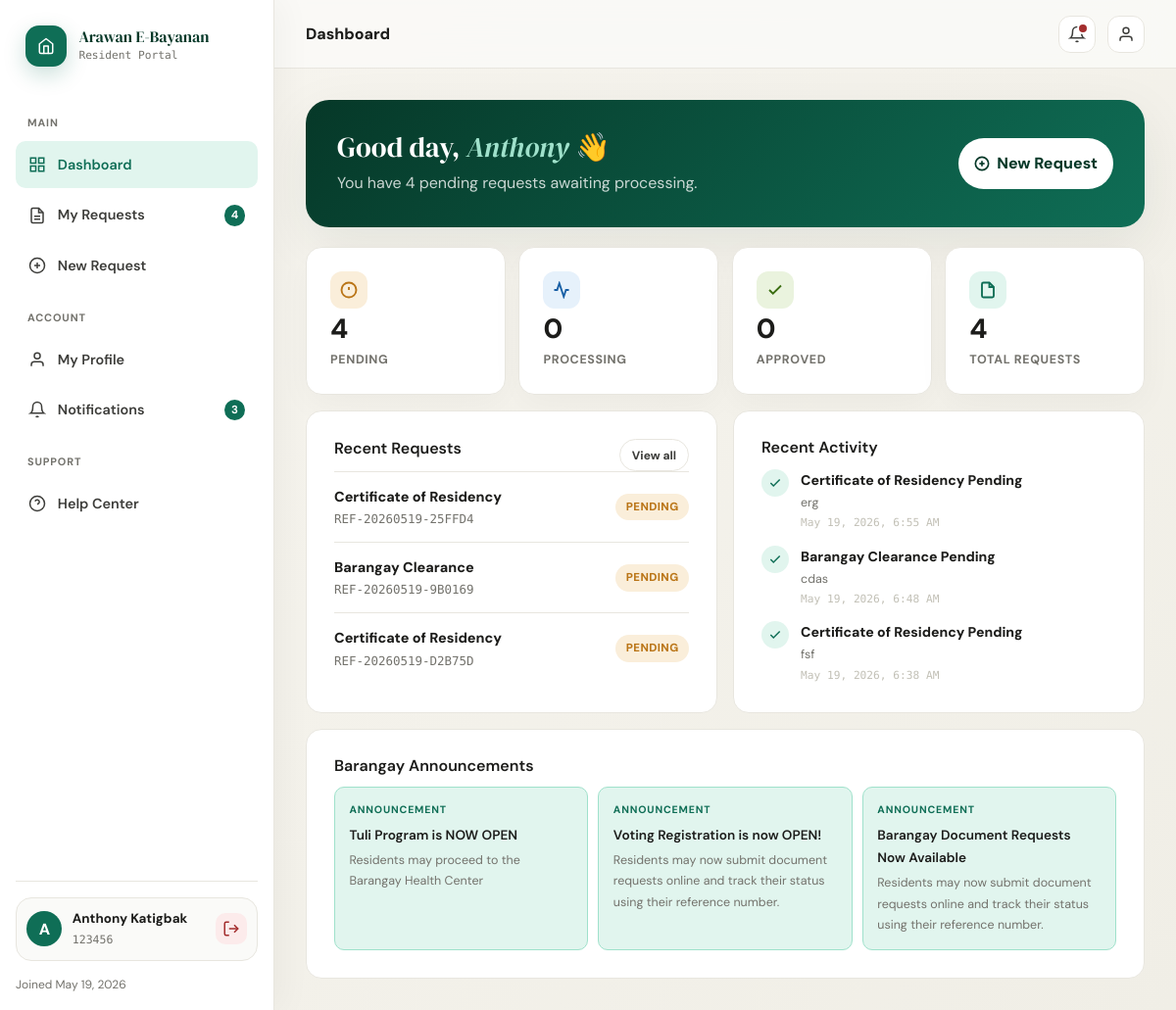
The app's page /dashboard.php (signed in) with its own data.
### tables this page shows
CREATE TABLE `notifications` (
  `id` int(11) NOT NULL,
  `user_id` int(11) NOT NULL,
  `message` text NOT NULL,
  `is_read` tinyint(1) DEFAULT 0,
  `created_at` timestamp NOT NULL DEFAULT current_timestamp()
);

CREATE TABLE `users` (
  `id` int(11) NOT NULL,
  `fullname` varchar(100) NOT NULL,
  `email` varchar(100) NOT NULL,
  `password` varchar(255) NOT NULL,
  `role` enum('resident','admin') DEFAULT 'resident',
  `created_at` timestamp NOT NULL DEFAULT current_timestamp(),
  `first_name` varchar(100) NOT NULL DEFAULT '',
  `middle_name` varchar(100) DEFAULT NULL,
  `last_name` varchar(100) NOT NULL DEFAULT '',
  `id_number` varchar(100) NOT NULL DEFAULT '',
  `approval_status` enum('Pending','Approved','Rejected') DEFAULT 'Pending'
);

CREATE TABLE `requests` (
  `id` int(11) NOT NULL,
  `user_id` int(11) NOT NULL,
  `request_type` varchar(100) NOT NULL,
  `purpose` varchar(255) DEFAULT NULL,
  `reference_number` varchar(50) NOT NULL,
  `status` enum('Pending','Processing','Approved','Rejected') DEFAULT 'Pending',
  `remarks` text DEFAULT NULL,
  `created_at` timestamp NOT NULL DEFAULT current_timestamp(),
  `updated_at` timestamp NOT NULL DEFAULT current_timestamp() ON UPDATE current_timestamp()
);

CREATE TABLE `announcements` (
  `id` int(11) NOT NULL,
  `title` varchar(255) NOT NULL,
  `content` text NOT NULL,
  `created_at` timestamp NOT NULL DEFAULT current_timestamp(),
  `category` enum('Notice','Advisory','Program','Health') NOT NULL DEFAULT 'Notice'
);

### dashboard.php (the view, shortened to what this page needs)
<?php
include 'db.php';
$user_id = $_SESSION['user_id'];
$fullname = $_SESSION['fullname'];
$first_name = explode(' ', trim($fullname))[0] ?: $fullname;
$userStmt = mysqli_prepare($conn, "SELECT id_number, created_at FROM users WHERE id = ? LIMIT 1");
mysqli_stmt_bind_param($userStmt, "i", $user_id);
mysqli_stmt_execute($userStmt);
$userResult = mysqli_stmt_get_result($userStmt);
$userInfo = mysqli_fetch_assoc($userResult) ?: [];
$resident_id = $userInfo['id_number'] ?? 'USR-' . str_pad($user_id, 4, '0', STR_PAD_LEFT);
$joined_at = isset($userInfo['created_at']) ? date('M j, Y', strtotime($userInfo['created_at'])) : '';
$stmt = mysqli_prepare($conn, "SELECT * FROM requests WHERE user_id = ? ORDER BY created_at DESC");
mysqli_stmt_bind_param($stmt, "i", $user_id);
mysqli_stmt_execute($stmt);
$result = mysqli_stmt_get_result($stmt);
$requests = [];
$stats = ['Pending' => 0, 'Processing' => 0, 'Approved' => 0, 'Rejected' => 0];
while ($row = mysqli_fetch_assoc($result)) {
    $requests[] = $row;
    if (isset($stats[$row['status']])) {
        $stats[$row['status']]++;
    }
}
$total_requests = count($requests);
$recent_requests = array_slice($requests, 0, 3);
$announcements = [];
$annQuery = mysqli_query($conn, "SELECT * FROM announcements ORDER BY created_at DESC LIMIT 3");
if ($annQuery) {
    while ($item = mysqli_fetch_assoc($annQuery)) {
        $announcements[] = $item;
    }
}
$notifications = [];
$notifStmt = mysqli_prepare($conn, 'SELECT id, message, is_read, created_at FROM notifications WHERE user_id = ? ORDER BY created_at DESC LIMIT 10');
mysqli_stmt_bind_param($notifStmt, 'i', $user_id);
mysqli_stmt_execute($notifStmt);
$notifResult = mysqli_stmt_get_result($notifStmt);
if ($notifResult) {
    while ($item = mysqli_fetch_assoc($notifResult)) {
        $notifications[] = $item;
    }
}
$unread_count = 0;
foreach ($notifications as $item) {
    if (!$item['is_read']) {
        $unread_count++;
    }
}
?>
<!DOCTYPE html>
<html lang="en">
<head>
<link rel="stylesheet" href="style.css">
</head>
<body>
<div class="app">
  <aside class="sidebar" id="sidebar">
  <a class="sidebar-brand" href="index.php">
  <div class="sidebar-logo">
    <svg viewBox="0 0 24 24" stroke-width="2" stroke-linecap="round" stroke-linejoin="round">
      <path d="M3 9l9-7 9 7v11a2 2 0 01-2 2H5a2 2 0 01-2-2z"/>
      <polyline points="9 22 9 12 15 12 15 22"/>
    </svg>
  </div>
  <div>
    <div class="sidebar-brand-name">Arawan E-Bayanan</div>
    <div class="sidebar-brand-sub">Resident Portal</div>
  </div>
</a>
    <nav class="sidebar-nav">
      <div class="sidebar-section-label">Main</div>
      <div class="sidebar-link active" id="lnk-dashboard" onclick="switchView('dashboard', this)">
        <svg viewBox="0 0 24 24"><rect x="3" y="3" width="7" height="7"/><rect x="14" y="3" width="7" height="7"/><rect x="3" y="14" width="7" height="7"/><rect x="14" y="14" width="7" height="7"/></svg>
        Dashboard
      </div>
      <div class="sidebar-link" id="lnk-requests" onclick="switchView('requests', this)">
        <svg viewBox="0 0 24 24"><path d="M14 2H6a2 2 0 00-2 2v16a2 2 0 002 2h12a2 2 0 002-2V8z"/><polyline points="14 2 14 8 20 8"/><line x1="16" y1="13" x2="8" y2="13"/><line x1="16" y1="17" x2="8" y2="17"/></svg>
        My Requests
        <span class="sidebar-badge"><?php echo $stats['Pending']; ?></span>
      </div>
      <div class="sidebar-link" id="lnk-new-request" onclick="switchView('new-request', this)">
        <svg viewBox="0 0 24 24"><circle cx="12" cy="12" r="10"/><line x1="12" y1="8" x2="12" y2="16"/><line x1="8" y1="12" x2="16" y2="12"/></svg>
        New Request
      </div>
      <div class="sidebar-section-label">Account</div>
      <div class="sidebar-link" id="lnk-profile" onclick="switchView('profile', this)">
        <svg viewBox="0 0 24 24"><path d="M20 21v-2a4 4 0 00-4-4H8a4 4 0 00-4 4v2"/><circle cx="12" cy="7" r="4"/></svg>
        My Profile
      </div>
      <div class="sidebar-link" id="lnk-notifications" onclick="switchView('notifications', this)">
        <svg viewBox="0 0 24 24"><path d="M18 8A6 6 0 006 8c0 7-3 9-3 9h18s-3-2-3-9"/><path d="M13.73 21a2 2 0 01-3.46 0"/></svg>
        Notifications
        <span class="sidebar-badge" id="notificationCount"><?php echo $unread_count; ?></span>
      </div>
      <div class="sidebar-section-label">Support</div>
      <div class="sidebar-link" onclick="showToast('Help center coming soon!')">
        <svg viewBox="0 0 24 24"><circle cx="12" cy="12" r="10"/><path d="M9.09 9a3 3 0 015.83 1c0 2-3 3-3 3"/><line x1="12" y1="17" x2="12.01" y2="17"/></svg>
        Help Center
      </div>
    </nav>
    <div class="sidebar-footer">
      <div class="user-pill">
        <div class="user-avatar"><?php echo strtoupper(substr($first_name, 0, 1)); ?></div>
        <div class="user-info">
          <div class="user-name"><?php echo htmlspecialchars($fullname); ?></div>
          <div class="user-id"><?php echo htmlspecialchars($resident_id); ?></div>
        </div>
        <a class="logout-btn" href="logout.php" title="Logout">
          <svg viewBox="0 0 24 24"><path d="M9 21H5a2 2 0 01-2-2V5a2 2 0 012-2h4"/><polyline points="16 17 21 12 16 7"/><line x1="21" y1="12" x2="9" y2="12"/></svg>
        </a>
      </div>
      <div style="margin-top:0.85rem; font-size:0.75rem; color:var(--gray-500);">Joined <?php echo $joined_at ?: 'recently'; ?></div>
    </div>
  </aside>
  <div class="main">
    <div class="topbar">
      <div class="topbar-left">
        <div class="topbar-title" id="topbarTitle">Dashboard</div>
      </div>
      <div class="topbar-right">
        <div class="icon-btn" onclick="switchView('notifications', document.getElementById('lnk-notifications'))" title="Notifications">
          <svg viewBox="0 0 24 24"><path d="M18 8A6 6 0 006 8c0 7-3 9-3 9h18s-3-2-3-9"/><path d="M13.73 21a2 2 0 01-3.46 0"/></svg>
          <?php if ($unread_count > 0): ?><span class="notif-dot"></span><?php endif; ?>
        </div>
        <div class="icon-btn" onclick="switchView('profile', document.getElementById('lnk-profile'))" title="Profile">
          <svg viewBox="0 0 24 24"><path d="M20 21v-2a4 4 0 00-4-4H8a4 4 0 00-4 4v2"/><circle cx="12" cy="7" r="4"/></svg>
        </div>
      </div>
    </div>
    <div class="content">
      <div class="view active" id="view-dashboard">
        <div class="welcome-banner">
          <div class="welcome-text">
            <h2>Good day, <em style="color:var(--teal-200)"><?php echo htmlspecialchars($first_name); ?></em> 👋</h2>
            <p>You have <?php echo $stats['Pending']; ?> pending requests awaiting processing.</p>
          </div>
          <div class="welcome-action" onclick="switchView('new-request', document.getElementById('lnk-new-request'))">
            <svg viewBox="0 0 24 24"><circle cx="12" cy="12" r="10"/><line x1="12" y1="8" x2="12" y2="16"/><line x1="8" y1="12" x2="16" y2="12"/></svg>
            New Request
          </div>
        </div>
        <div class="stats-grid">
          <div class="stat-card">
            <div class="stat-icon" style="background:var(--amber-50)">
              <svg viewBox="0 0 24 24" stroke="var(--amber-700)"><circle cx="12" cy="12" r="10"/><line x1="12" y1="8" x2="12" y2="12"/><line x1="12" y1="16" x2="12.01" y2="16"/></svg>
            </div>
            <div class="stat-value"><?php echo $stats['Pending']; ?></div>
            <div class="stat-label">Pending</div>
          </div>
          <div class="stat-card">
            <div class="stat-icon" style="background:var(--blue-50)">
              <svg viewBox="0 0 24 24" stroke="var(--blue-700)"><polyline points="22 12 18 12 15 21 9 3 6 12 2 12"/></svg>
            </div>
            <div class="stat-value"><?php echo $stats['Processing']; ?></div>
            <div class="stat-label">Processing</div>
          </div>
          <div class="stat-card">
            <div class="stat-icon" style="background:var(--green-50)">
              <svg viewBox="0 0 24 24" stroke="var(--green-700)"><polyline points="20 6 9 17 4 12"/></svg>
            </div>
            <div class="stat-value"><?php echo $stats['Approved']; ?></div>
            <div class="stat-label">Approved</div>
          </div>
          <div class="stat-card">
            <div class="stat-icon" style="background:var(--teal-50)">
              <svg viewBox="0 0 24 24" stroke="var(--teal-700)"><path d="M14 2H6a2 2 0 00-2 2v16a2 2 0 002 2h12a2 2 0 002-2V8z"/><polyline points="14 2 14 8 20 8"/></svg>
            </div>
            <div class="stat-value"><?php echo $total_requests; ?></div>
            <div class="stat-label">Total Requests</div>
          </div>
        </div>
        <div class="card-2col">
          <div class="card">
            <div class="section-header">
              <h3 style="font-size:1rem">Recent Requests</h3>
              <button class="btn-xs" onclick="switchView('requests', document.getElementById('lnk-requests'))">View all</button>
            </div>
            <?php if (count($recent_requests) > 0): ?>
              <?php foreach ($recent_requests as $row): ?>
                <?php $colorClass = strtolower($row['status']); ?>
                <div class="mini-req">
                  <div>
                    <div class="mini-req-name"><?php echo htmlspecialchars($row['request_type']); ?></div>
                    <div class="mini-req-ref"><?php echo htmlspecialchars($row['reference_number']); ?></div>
                  </div>
                  <span class="badge badge-<?php echo $colorClass === 'approved' ? 'ready' : strtolower($row['status']); ?>"><?php echo htmlspecialchars($row['status']); ?></span>
                </div>
              <?php endforeach; ?>
            <?php else: ?>
              <p style="color:var(--gray-500);">You have not submitted any requests yet.</p>
            <?php endif; ?>
          </div>
          <div class="card">
            <div class="section-header">
              <h3 style="font-size:1rem">Recent Activity</h3>
            </div>
            <div class="timeline">
              <?php if (count($recent_requests) > 0): ?>
                <?php foreach ($recent_requests as $index => $row): ?>
                  <?php $created = date('M j, Y, g:i A', strtotime($row['created_at'])); ?>
                  <div class="timeline-item">
                    <div class="timeline-dot teal">
                      <svg viewBox="0 0 24 24" stroke="var(--teal-700)"><polyline points="20 6 9 17 4 12"/></svg>
                    </div>
                    <div class="timeline-body">
                      <div class="timeline-title"><?php echo htmlspecialchars($row['request_type']); ?> <?php echo htmlspecialchars($row['status']); ?></div>
                      <div class="timeline-desc"><?php echo htmlspecialchars($row['purpose']); ?></div>
                      <div class="timeline-time"><?php echo $created; ?></div>
                    </div>
                  </div>
                <?php endforeach; ?>
              <?php else: ?>
                <p style="color:var(--gray-500);">No recent activity yet.</p>
              <?php endif; ?>
            </div>
          </div>
        </div>
        <div class="card">
          <div class="section-header">
            <h3 style="font-size:1rem">Barangay Announcements</h3>
          </div>
          <div style="display:grid;grid-template-columns:repeat(auto-fill,minmax(250px,1fr));gap:.65rem">
            <?php if (count($announcements) > 0): ?>
              <?php foreach ($announcements as $announcement): ?>
                <div style="padding:.9rem;border-radius:var(--radius-md); background:var(--teal-50); border:1px solid var(--teal-200)">
                  <div style="font-size:.66rem;font-weight:700;letter-spacing:.08em;text-transform:uppercase;color:var(--teal-700);margin-bottom:.3rem">Announcement</div>
                  <div style="font-size:.85rem;font-weight:600;color:var(--gray-900);margin-bottom:.25rem"><?php echo htmlspecialchars($announcement['title']); ?></div>
                  <p style="font-size:.78rem"><?php echo htmlspecialchars($announcement['content']); ?></p>
                </div>
              <?php endforeach; ?>
            <?php endif; ?>
          </div>
        </div>
      </div>
      </div>
    </div>
  </div>
</body>
</html>

### records on screen
notifications: id "4", is_read "0"
users: id_number "123456", created_at "May 19, 2026"
requests: request_type "Certificate of Residency", reference_number "REF-20260519-25FFD4", status "PENDING", status "Pending", purpose "erg", created_at "May 19, 2026, 6:55 AM"
requests: request_type "Barangay Clearance", reference_number "REF-20260519-9B0169", status "PENDING", status "Pending", purpose "cdas", created_at "May 19, 2026, 6:48 AM"
requests: request_type "Certificate of Residency", reference_number "REF-20260519-D2B75D", status "PENDING", status "Pending", purpose "fsf", created_at "May 19, 2026, 6:38 AM"
announcements: title "Tuli Program is NOW OPEN", content "Residents may proceed to the Barangay Health Center"
announcements: title "Voting Registration is now OPEN!", content "Residents may now submit document requests online and track their status using their reference number."
announcements: title "Barangay Document Requests Now Available", content "Residents may now submit document requests online and track their status using their reference number."

### other values on screen
$unread_count "3"
substr($first_name, 0, 1) "A"
$fullname "Anthony Katigbak"
$first_name "Anthony"
$total_requests "4"
